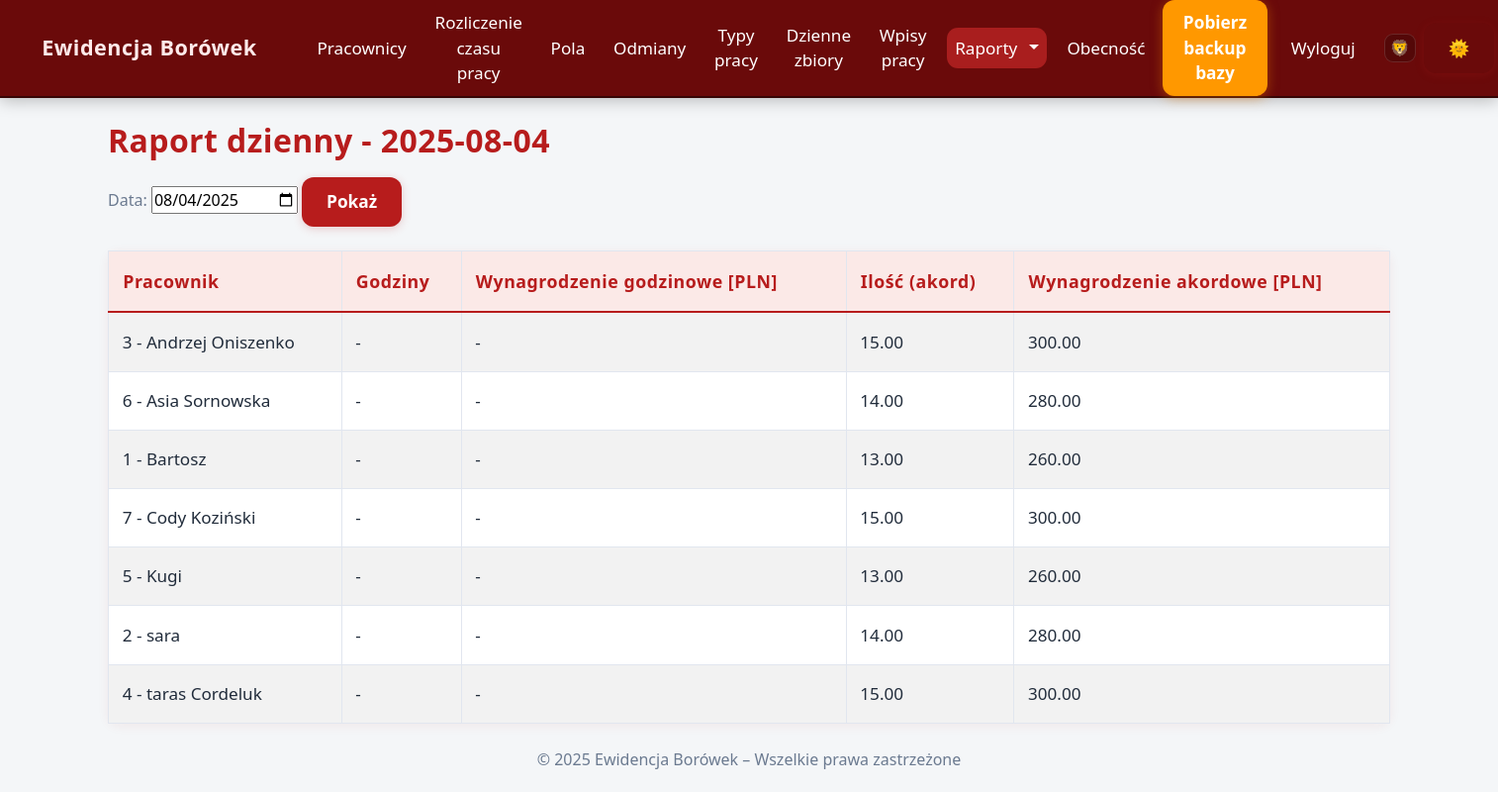
The page /daily_report (signed in) on the database its author committed.
### models.py (models this page shows)
class Employee(db.Model):
    id = db.Column(db.Integer, primary_key=True)
    external_id = db.Column(db.String(30), unique=True)
    name = db.Column(db.String(100), nullable=False)
    external_id = db.Column(db.String(50))
    hourly_rate = db.Column(db.Float, nullable=False, default=0.0)
    piece_rate = db.Column(db.Float, nullable=False, default=0.0)
    is_active = db.Column(db.Boolean, default=True)
    entries = db.relationship('Entry', backref='employee', lazy=True, cascade="all, delete-orphan")
    harvests = db.relationship('DailyHarvest', backref='employee', lazy=True, cascade="all, delete-orphan")
    team = db.Column(db.String(64), nullable=True)

### app.py (the view)
@app.route('/daily_report', methods=['GET'])
@login_required
def daily_report():
    employees = Employee.query.order_by(Employee.name).all()
    selected_date = request.args.get('date')
    data = []
    if selected_date:
        selected_date_dt = datetime.strptime(selected_date, "%Y-%m-%d").date()
    else:
        selected_date_dt = date.today()
    for emp in employees:
        hours = db.session.query(db.func.sum(Entry.hours)).filter(
            Entry.employee_id == emp.id,
            Entry.date == selected_date_dt,
            Entry.hours > 0
        ).scalar() or 0
        hourly_pay = round(hours * emp.hourly_rate, 2)
        entries_piece = db.session.query(Entry).filter(
            Entry.employee_id == emp.id,
            Entry.date == selected_date_dt,
            Entry.quantity > 0
        ).all()
        quantity = sum(e.quantity or 0 for e in entries_piece)
        piece_pay = 0
        for e in entries_piece:
            modifier = 1.0
            if e.variety and hasattr(e.variety, "piece_rate_modifier"):
                modifier = e.variety.piece_rate_modifier
            piece_pay += (e.quantity or 0) * (e.piece_rate if e.piece_rate is not None else emp.piece_rate) * modifier
        piece_pay = round(piece_pay, 2)
        data.append({
            'employee': emp,
            'hours': hours,
            'hourly_pay': hourly_pay,
            'quantity': quantity,
            'piece_pay': piece_pay
        })
    return render_template(
        'daily_report.html',
        data=data,
        selected_date=selected_date_dt.strftime('%Y-%m-%d')
    )

### app.py (called while the page is built)
@app.context_processor
def inject_now():
    return {'current_year': datetime.now().year}

@app.context_processor
def inject_now():
    return {'current_year': datetime.now().year}

@login_manager.user_loader
def load_user(user_id):
    return User.query.get(int(user_id))

### templates/daily_report.html
{% extends "base.html" %}
{% block content %}
<h2>Raport dzienny - {{ selected_date }}</h2>
<form method="get" class="mb-4">
    <label for="date">Data:</label>
    <input type="date" id="date" name="date" value="{{ selected_date }}">
    <button type="submit" class="btn btn-primary btn-sm">Pokaż</button>
</form>
<table class="table table-striped table-bordered">
    <thead>
        <tr>
            <th>Pracownik</th>
            <th>Godziny</th>
            <th>Wynagrodzenie godzinowe [PLN]</th>
            <th>Ilość (akord)</th>
            <th>Wynagrodzenie akordowe [PLN]</th>
        </tr>
    </thead>
    <tbody>
        {% for row in data %}
        <tr>
            <td>
                {% if row.employee.external_id %}
                    {{ row.employee.external_id }} -
                {% else %}
                    {{ row.employee.id }} -
                {% endif %}
                {{ row.employee.name }}
            </td>
            <td>{{ "%.2f"|format(row.hours) if row.hours else "-" }}</td>
            <td>{{ "%.2f"|format(row.hourly_pay) if row.hours else "-" }}</td>
            <td>{{ "%.2f"|format(row.quantity) if row.quantity else "-" }}</td>
            <td>{{ "%.2f"|format(row.piece_pay) if row.quantity else "-" }}</td>
        </tr>
        {% endfor %}
    </tbody>
</table>
{% endblock %}

### static/style.css (style rules this page uses)
body { font-family: 'Segoe UI', Tahoma, Geneva, Verdana, sans-serif; background-color: #f8f9fa; color: #343a40; transition: background 0.3s, color 0.3s; }
:root { --bg: #ffffff; --text: #222222; --navbar: #6a0a0a; --footer: #f8f9fa; --tile: #8D0707; --tile-hover: #ad1d1d; --tile-shadow: 0 4px 24px #0002; --tile-glow: 0 0 12px #d32f2f88; }
body { background: var(--bg); color: var(--text); }

### static/custom.css (style rules this page uses)
body { min-height: 100vh; background: #f4f6f8; color: #23272f; font-family: 'Segoe UI', 'Arial', sans-serif; }
.table, .table-bordered, .table-striped { background: #fff !important; border-radius: 10px !important; box-shadow: 0 2px 12px #b71c1c11; color: #212c3b !important; border: 1px solid #e1e6ef !important; }
.table th, .table td { border: 1px solid #e1e6ef !important; padding: 0.95em 0.8em !important; vertical-align: middle; font-size: 1.07em; color: #212c3b !important; font-weight: 500; background: #fff !important; }
.table thead th { background: #fbe9e7 !important; color: #b71c1c !important; font-size: 1.11em; font-weight: 700; letter-spacing: 0.03em; border-bottom: 2.5px solid #b71c1c !important; }
.table-striped > tbody > tr:nth-of-type(odd) { background-color: #f6fafd !important; }
h1, h2, h3, h4, h5 { color: #b71c1c; font-weight: 800; letter-spacing: 0.4px; margin-bottom: 1.1rem; text-shadow: 0 2px 10px #fff3; }
label, .text-muted, .text-secondary, .muted, .secondary, small { color: #6b7a90 !important; opacity: 1 !important; font-weight: 500; }
.btn, button, .btn-primary, .btn-success, .btn-danger, .btn-info, .btn-secondary { border-radius: 0.7em !important; font-weight: 700; font-size: 1.08em; box-shadow: 0 2px 10px #b71c1c33; border: none !important; transition: background 0.15s, color 0.15s, box-shadow 0.09s; padding: 0.7em 1.45em; }
.btn-primary, .btn-danger { background: #b71c1c; color: #fff !important; }

### rows shown on the page
Employee: employee.id "3", employee.name "Andrzej Oniszenko"
Employee: employee.id "6", employee.name "Asia Sornowska"
Employee: employee.id "1", employee.name "Bartosz"
Employee: employee.id "7", employee.name "Cody Koziński"
Employee: employee.id "5", employee.name "Kugi"
Employee: employee.id "2", employee.name "sara"
Employee: employee.id "4", employee.name "taras Cordeluk"

### other values the page prints
{{ selected_date }} "2025-08-04"
{{ "%.2f"|format(row.hours) if row.hours else "-" }} "-" "-" "-" "-" "-" "-" "-"
{{ "%.2f"|format(row.hourly_pay) if row.hours else "-" }} "-" "-" "-" "-" "-" "-" "-"
{{ "%.2f"|format(row.quantity) if row.quantity else "-" }} "15.00" "14.00" "13.00" "15.00" "13.00" "14.00" "15.00"
{{ "%.2f"|format(row.piece_pay) if row.quantity else "-" }} "300.00" "280.00" "260.00" "300.00" "260.00" "280.00" "300.00"
